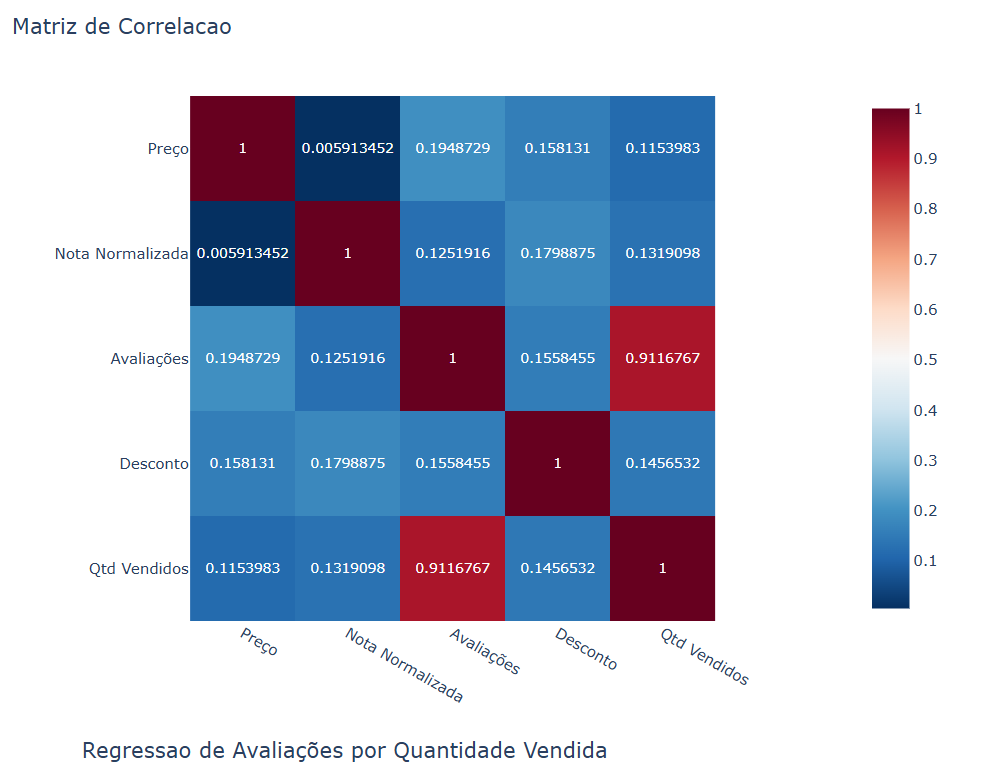

The script that drew this image:
import pandas as pd
import plotly.express as px
from dash import Dash,html,dcc



def cria_graficos(df):
    # DataFrame usado para correlacao
    df_corr=df[['Preço','Nota_MinMax','N_Avaliações_MinMax','Desconto_MinMax','Qtd_Vendidos_Cod']].corr()
    # renomear os nomes das colunas
    df_renomeado = df_corr.rename(columns={
         "Preco": "Preço",
         "Nota_MinMax": "Nota Normalizada",
         "N_Avaliações_MinMax": "Avaliações",
         "Desconto_MinMax": "Desconto",
         "Qtd_Vendidos_Cod": "Qtd Vendidos"
    }, index={
         "Preco": "Preço",
         "Nota_MinMax": "Nota Normalizada",
         "N_Avaliações_MinMax": "Avaliações",
         "Desconto_MinMax": "Desconto",
         "Qtd_Vendidos_Cod": "Qtd Vendidos"
    })

    # Criacao do mapa de calor
    fig1 = px.imshow(df_renomeado,
                text_auto=True,
                color_continuous_scale='RdBu_r',
                title='Matriz de Correlacao',
                width=800,
                height=600
                )
    # Grafico de regressao (scatter + linha)
    fig2 = px.scatter(
        df,
        x='N_Avaliações',
        y='Qtd_Vendidos_Cod',
        trendline='ols')
    fig2.update_layout(
        title='Regressao de Avaliações por Quantidade Vendida ',
         xaxis_title= 'Numero de Avaliações',
         yaxis_title= 'Quantidade Vendida'
    )
    return fig1, fig2
def cria_app(df):

      app = Dash(__name__)
      fig1, fig2 = cria_graficos(df)
      app.layout = html.Div([
           html.H1('Analise de Correlacao e Regressao ',style={'textAlign': 'center'}),
          html.Div([
           dcc.Graph(figure=fig1,style={'width':'48%','display':'inline-block','verticalAlign':'Top'}),
              html.Div([
           dcc.Graph(figure=fig2,style={'width':'48%','display':'inline-block','verticalAlign':'Top','marginLeft':'4%'})
           ])
          ])
      ])
      return app

# ler os dados no DataFrame
df = pd.read_csv(r"C:\Users\moha_\Downloads\ecommerce_estatistica.csv")

if __name__ == '__main__':
    app = cria_app(df)
    app.run(debug=True, port=8050)  # Default 8050
